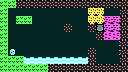

A level layout from a 2D game, rendered from its tile map. Below: a short description, then the map file with its tile-grid data intact:
An orthogonal 16x9 tile map with 8x8 px tiles, 8 tile layers (BG_2 (BKG), BG1 (Tier), MG (Main Game), FG_1 (Spike), ...).

<map version="1.5" tiledversion="1.7.1" orientation="orthogonal" renderorder="right-down" width="16" height="9" tilewidth="8" tileheight="8" infinite="0" nextlayerid="12" nextobjectid="1">
 <tileset firstgid="1" source="Tilesets/GGJ22.tsx" />
 <layer id="8" name="BG_2 (BKG)" width="16" height="9">
  <data encoding="csv">
0,0,0,0,0,0,0,0,0,0,0,0,0,0,0,0,
0,20,20,20,20,20,20,20,20,20,20,20,20,20,20,0,
0,20,20,20,20,20,20,20,20,20,20,20,20,20,20,0,
0,20,20,20,20,20,20,20,20,20,20,20,20,20,20,0,
0,20,20,20,20,20,20,20,20,20,20,20,20,20,20,0,
0,20,20,20,20,20,20,20,20,20,20,20,20,20,20,0,
0,20,20,20,20,20,20,20,20,20,20,20,20,20,20,0,
0,20,20,20,20,20,20,20,20,20,20,20,20,20,20,0,
0,0,0,0,0,0,0,0,0,0,0,0,0,0,0,0
</data>
 </layer>
 <layer id="1" name="BG1 (Tier)" width="16" height="9">
  <data encoding="csv">
0,0,0,0,0,0,0,0,0,0,0,0,0,0,0,0,
0,0,0,0,0,0,0,0,0,0,0,0,0,0,0,0,
0,0,0,0,0,0,0,0,0,0,0,0,0,0,0,0,
0,0,0,0,0,0,0,0,0,0,0,0,0,0,0,0,
0,0,0,0,0,0,0,0,0,0,0,0,0,0,0,0,
0,0,0,0,0,0,0,0,0,0,0,0,0,0,0,0,
0,0,0,0,0,0,0,0,0,0,0,0,0,0,0,0,
0,0,0,0,0,0,0,0,0,0,0,0,0,0,0,0,
0,0,0,0,0,0,0,0,0,0,0,0,0,0,0,0
</data>
 </layer>
 <layer id="2" name="MG (Main Game)" width="16" height="9">
  <data encoding="csv">
4,4,8,8,8,8,8,8,8,8,8,8,8,8,8,8,
4,0,0,0,0,0,0,0,0,0,0,69,69,0,0,8,
4,0,4,4,0,0,0,0,0,0,0,69,69,70,70,8,
4,0,0,0,0,0,0,0,8,0,0,8,1,70,70,8,
4,0,0,0,0,0,0,0,0,0,0,0,8,6,6,8,
4,0,0,0,0,0,0,0,0,0,0,0,0,0,76,8,
4,81,0,0,0,0,0,0,0,0,0,8,0,0,75,8,
4,4,4,0,0,0,0,0,0,0,0,8,0,0,0,8,
4,4,4,4,4,4,8,8,8,8,8,8,8,8,8,8
</data>
 </layer>
 <layer id="9" name="FG_1 (Spike)" width="16" height="9">
  <data encoding="csv">
0,0,0,0,0,0,0,0,0,0,0,0,0,0,0,0,
0,0,0,0,0,0,0,0,0,0,0,0,0,0,0,0,
0,0,0,0,0,0,0,0,0,0,0,0,0,0,0,0,
0,0,0,0,0,0,0,0,0,0,0,0,0,0,0,0,
0,0,0,0,0,0,0,0,0,0,0,0,0,0,0,0,
0,0,0,0,0,0,0,0,0,0,0,0,0,0,0,0,
0,0,0,0,0,0,0,0,0,0,0,0,0,0,0,0,
0,0,0,0,0,0,0,0,0,0,0,0,0,0,0,0,
0,0,0,0,0,0,0,0,0,0,0,0,0,0,0,0
</data>
 </layer>
 <layer id="10" name="FG_2 (Spike)" width="16" height="9">
  <data encoding="csv">
0,0,0,0,0,0,0,0,0,0,0,0,0,0,0,0,
0,0,0,0,0,0,0,0,0,0,0,0,0,0,0,0,
0,0,0,0,0,0,0,0,0,0,0,0,0,0,0,0,
0,0,0,0,0,0,0,0,0,0,0,0,0,0,0,0,
0,0,0,0,0,0,0,0,0,0,0,0,0,0,0,0,
0,0,0,0,0,0,0,0,0,0,0,0,0,0,0,0,
0,0,0,0,0,0,0,0,0,0,0,0,0,0,0,0,
0,0,0,0,0,0,0,0,0,0,0,0,0,0,0,0,
0,0,0,0,0,0,0,0,0,0,0,0,0,0,0,0
</data>
 </layer>
 <layer id="4" name="FG_3 (Spike)" width="16" height="9">
  <data encoding="csv">
0,0,0,0,0,0,0,0,0,0,0,0,0,0,0,0,
0,0,0,0,0,0,0,0,0,0,0,0,0,0,0,0,
0,0,0,0,0,0,0,0,0,0,0,0,0,0,0,0,
0,0,0,0,0,0,0,0,0,0,0,0,0,0,0,0,
0,0,0,0,0,0,0,0,0,0,0,0,0,0,0,0,
0,0,0,0,0,0,0,0,0,0,0,0,0,0,0,0,
0,0,0,0,0,0,0,0,0,0,0,0,0,0,0,0,
0,0,0,0,0,0,0,0,0,0,0,0,0,0,0,0,
0,0,0,0,0,0,0,0,0,0,0,0,0,0,0,0
</data>
 </layer>
 <layer id="5" name="FG_4 (Water/Spike)" width="16" height="9">
  <data encoding="csv">
0,0,0,0,0,0,0,0,0,0,0,0,0,0,0,0,
0,0,0,0,0,0,0,0,0,0,0,0,0,0,0,0,
0,0,0,0,0,0,0,0,0,0,0,0,0,0,0,0,
0,0,0,0,0,0,0,0,0,0,0,0,0,0,0,0,
0,0,0,0,0,0,0,0,0,0,0,0,0,0,0,0,
0,0,0,0,0,0,0,0,0,0,0,0,0,0,0,0,
0,0,0,0,0,0,0,0,0,0,0,0,0,0,0,0,
0,0,0,71,71,71,71,71,71,71,71,0,0,0,0,0,
0,0,0,0,0,0,0,0,0,0,0,0,0,0,0,0
</data>
 </layer>
 <layer id="11" name="FG_5 (VFX)" width="16" height="9">
  <data encoding="csv">
0,0,0,0,0,0,0,0,0,0,0,0,0,0,0,0,
0,0,0,0,0,0,0,0,0,0,0,0,0,0,0,0,
0,0,0,0,0,0,0,0,0,0,0,0,0,0,0,0,
0,0,0,0,0,0,0,0,0,0,0,0,0,0,0,0,
0,0,0,0,0,0,0,0,0,0,0,0,0,0,0,0,
0,0,0,0,0,0,0,0,0,0,0,0,0,0,0,0,
0,0,0,0,0,0,0,0,0,0,0,0,0,0,0,0,
0,0,0,0,0,0,0,0,0,0,0,0,0,0,0,0,
0,0,0,0,0,0,0,0,0,0,0,0,0,0,0,0
</data>
 </layer>
</map>